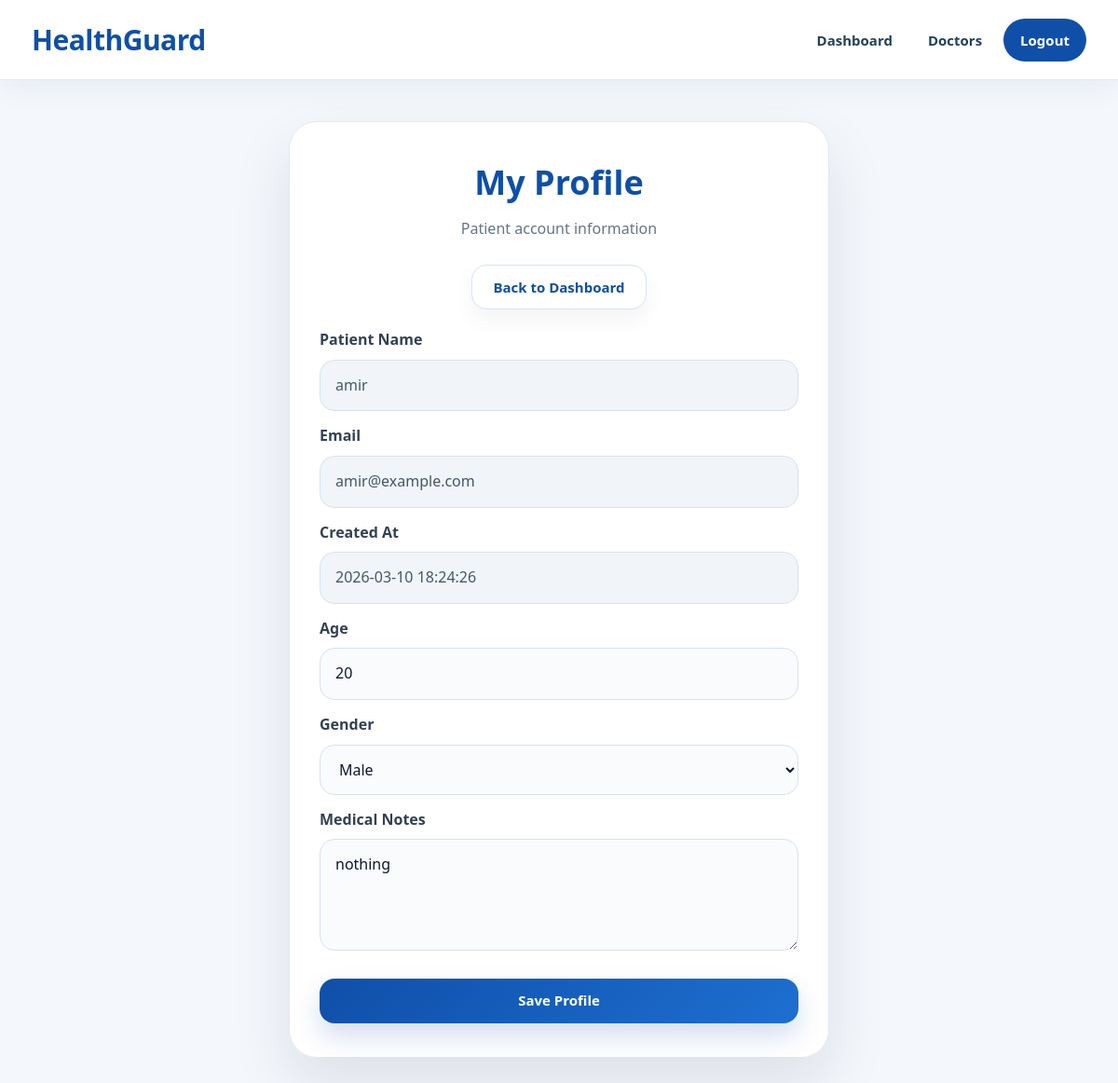
The page /patient/my_profile.php (signed in) on the database its author committed.
### tables this page shows
CREATE TABLE IF NOT EXISTS `patients` (
  `patient_id` int NOT NULL AUTO_INCREMENT,
  `user_id` int NOT NULL,
  `age` int DEFAULT NULL,
  `gender` enum('male','female','other') DEFAULT NULL,
  `medical_notes` text,
  PRIMARY KEY (`patient_id`),
  UNIQUE KEY `user_id` (`user_id`)
);

CREATE TABLE IF NOT EXISTS `users` (
  `user_id` int NOT NULL AUTO_INCREMENT,
  `name` varchar(100) NOT NULL,
  `role` enum('patient','doctor','admin') NOT NULL,
  `email` varchar(100) NOT NULL,
  `password` varchar(255) NOT NULL,
  `created_at` timestamp NULL DEFAULT CURRENT_TIMESTAMP,
  PRIMARY KEY (`user_id`),
  UNIQUE KEY `email` (`email`)
);

### patient/my_profile.php (the view, shortened to what this page needs)
<?php
$conn = OpenCon();
$user_id = $_SESSION['user_id'];
$sql = "SELECT users.name, users.email, users.created_at, patients.age, patients.gender, patients.medical_notes
        FROM users
        LEFT JOIN patients ON users.user_id = patients.user_id
        WHERE users.user_id='$user_id' AND users.role='patient'";
$result = mysqli_query($conn, $sql);
$patient = mysqli_fetch_assoc($result);
$patient_name = isset($patient['name']) && $patient['name'] !== null ? $patient['name'] : '';
$patient_email = isset($patient['email']) && $patient['email'] !== null ? $patient['email'] : '';
$patient_created_at = isset($patient['created_at']) && $patient['created_at'] !== null ? $patient['created_at'] : '';
$patient_age = isset($patient['age']) && $patient['age'] !== null ? (string)$patient['age'] : '';
$patient_gender = isset($patient['gender']) && $patient['gender'] !== null ? $patient['gender'] : '';
$patient_medical_notes = isset($patient['medical_notes']) && $patient['medical_notes'] !== null ? $patient['medical_notes'] : '';
?>
<!DOCTYPE html>
<html lang="en">
<head>
    <link rel="stylesheet" href="/HealthGuard/style.css">
</head>
<body class="patient-page">
<?php include("../navbar.php"); ?>
<div class="form-container">
    <form class="form-box" method="POST">
        <h2>My Profile</h2>
        <p class="subtitle">Patient account information</p>
        <div class="hero-actions" style="justify-content:center; margin-bottom:20px;">
            <a href="/HealthGuard/patient/patient_dashboard.php" class="secondary-btn">Back to Dashboard</a>
        </div>
        <label>Patient Name</label>
        <input type="text" value="<?php echo htmlspecialchars($patient_name); ?>" readonly>
        <label>Email</label>
        <input type="text" value="<?php echo htmlspecialchars($patient_email); ?>" readonly>
        <label>Created At</label>
        <input type="text" value="<?php echo htmlspecialchars($patient_created_at); ?>" readonly>
        <label>Age</label>
        <input type="number" name="age" value="<?php echo htmlspecialchars($patient_age); ?>">
        <label>Gender</label>
        <select name="gender">
            <option value="male" <?php if ($patient_gender == 'male') echo 'selected'; ?>>Male</option>
        </select>
        <label>Medical Notes</label>
        <textarea name="medical_notes"><?php echo htmlspecialchars($patient_medical_notes); ?></textarea>
        <button type="submit">Save Profile</button>
    </form>
</div>
</body>
</html>

### style.css (style rules this page uses)
* { margin: 0; padding: 0; box-sizing: border-box; }
html, body { min-height: 100%; font-family: "Segoe UI", Tahoma, Geneva, Verdana, sans-serif; scroll-behavior: smooth; }
body { background: #f5f8fc; color: #1e293b; line-height: 1.6; }
a { text-decoration: none; transition: 0.25s ease; }
button, input, select, textarea { font: inherit; }
.primary-btn, .secondary-btn, .danger-btn, button, a.primary-btn, a.secondary-btn, a.danger-btn { display: inline-flex !important; align-items: center !important; justify-content: center !important; text-decoration: none !important; font-weight: 800 !important; font-size: 15px !important; line-height: 1 !important; cursor: pointer !important; border-radius: 16px !important; padding: 12px 22px !important; min-height: 48px !important; transition: 0.25s ease !important; border: none; }
.primary-btn, a.primary-btn, button { color: blue !important; }
.secondary-btn, a.secondary-btn { background: #ffffff !important; color: #1e293b !important; border: 1px solid #d9e4ef !important; box-shadow: 0 10px 24px rgba(15, 23, 42, 0.05) !important; }
.hero-actions { display: flex; justify-content: center; align-items: center; gap: 14px; flex-wrap: wrap; }
.form-container { min-height: calc(100vh - 86px); display: flex; justify-content: center; align-items: center; padding: 44px 20px; position: relative; }
.form-box { width: 100%; max-width: 580px; border-radius: 30px; padding: 36px 32px; background: rgba(255,255,255,0.96); border: 1px solid #e2e8f0; box-shadow: 0 28px 65px rgba(15, 23, 42, 0.10); }
.form-box h2 { text-align: center; font-size: 36px; font-weight: 900; margin-bottom: 8px; }
.subtitle { text-align: center; color: #64748b; font-size: 16px; margin-bottom: 26px; }
.form-box label { display: block; margin-top: 14px; margin-bottom: 8px; font-weight: 800; color: #334155; }
.form-box input, .form-box select, .form-box textarea { width: 100%; padding: 14px 16px; border-radius: 16px; border: 1px solid #d7e2ee; background: #f9fbfd; outline: none; color: #0f172a; transition: 0.25s ease; }
.form-box textarea { min-height: 120px; resize: vertical; }
.form-box button { width: 100%; margin-top: 22px; }
input[readonly] { background: #f1f5f9; color: #475569; }
.patient-page { background: #f4f8fd; min-height: 100vh; }
.patient-page .primary-btn, .patient-page button { background: linear-gradient(135deg, #0f4fa8, #1d6fd1) !important; color: #ffffff !important; box-shadow: 0 14px 28px rgba(15, 79, 168, 0.18) !important; }
.patient-page .secondary-btn { color: #0f4fa8 !important; border-color: #d5e4f5 !important; }
.patient-page .section-title, .patient-page .form-box h2, .patient-page .card h3 { color: #0f4fa8; }

### rows shown on the page
patients: user.name "amir", user.email "amir@example.com", user.created_at "2026-03-10 18:24:26", age "20", gender "Male", medical_notes "nothing"
